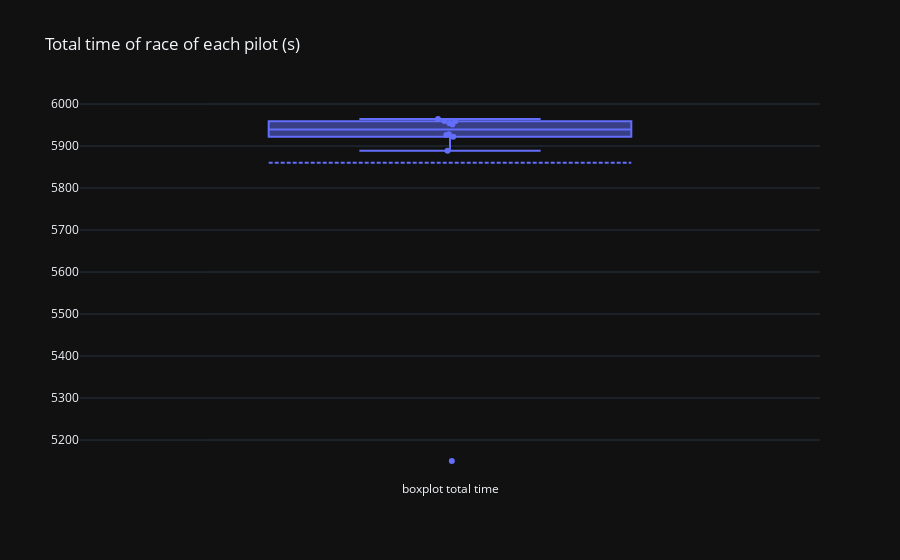

The notebook cell this image was saved under:
### Code cell
fig = go.Figure(layout=go.Layout(title="Total time of race of each pilot (s)", template="plotly_dark"))
fig.add_trace(go.Box(y=last_gp["time"], name="boxplot total time", boxpoints="all", jitter=0.1, pointpos=0, boxmean=True, text=last_gp["pilot"]))

### Figure 1 — Plotly figure (JSON) as saved in the notebook; plotly's stock layout.template omitted (floating-point values rounded to 4 significant figures)
{"data": [{"boxmean": true, "boxpoints": "all", "jitter": 0.1, "name": "boxplot total time", "pointpos": 0, "text": ["dev", "ver", "nor", "per", "ham", "pia", "rus", "lec", "sai", "alo", "str", "alb", "bot", "ric", "hul", "tsu", "zho", "mag", "sar", "oco", "gas"], "type": "box", "y": [5150.0, 5889.0, 5922.0, 5926.0, 5928.0, 5951.0, 5954.0, 5959.0, 5960.0, 5964.0, null, null, null, null, null, null, null, null, null, null, null]}], "layout": {"title": {"text": "Total time of race of each pilot (s)"}}}
